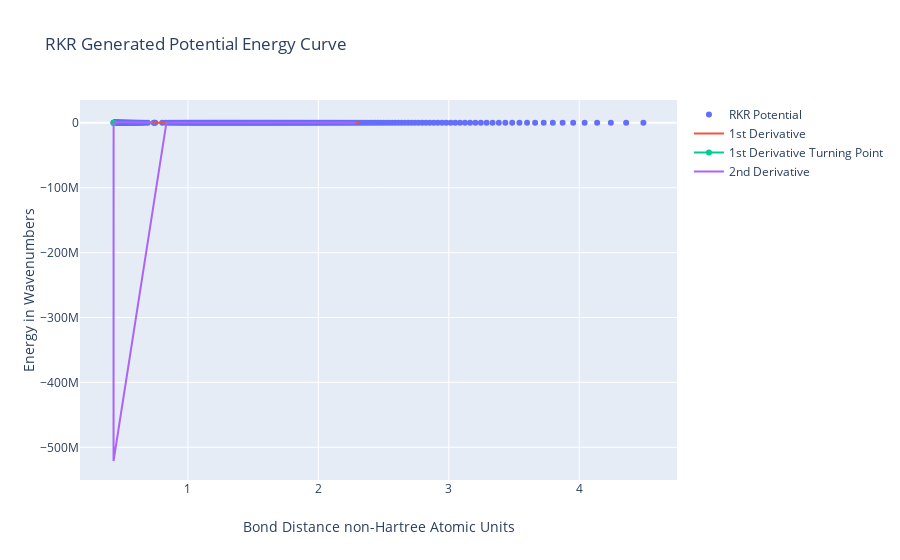

Source (notebook cell):
### Code cell
#Lists to hold data 
x = []
y = []
ddX = []
ddX2 = []
ddx = []
ddx2 = []
leftAsympCutOff = False

x.append(re)
y.append(0)

#Loop to generate all data to graph
print("Building RKR Potential")
for v in tqdm(np.arange(-.499, 17, .01)):
    
    energy = E(v, 0)
    xPoints = RKR(v)
    
    if(len(x) != 0):
        #Compute First Derivative
        ddX.append( (min(xPoints) + min(x[-2:])) / 2 )
        slope = (energy-y[-1]) / ( min(xPoints) - min(x[-2:]) )
        ddx.append( slope )
        
        if(len(ddx) > 1):
            #Compute 2nd Derivative
            ddX2.append( (ddX[-2] + ddX[-1]) / 2 )
            ddx2.append( (ddx[-1] - ddx[-2]) / (ddX[-1] - ddX[-2]) )
            
            #Determine if Cutoff should be used
            if(ddx2[-1] <= 0):
                leftAsympCutOff = True
                
    if(not leftAsympCutOff):
        x.extend( xPoints )
        y.extend( [energy] * 2 )
    else:
        x.append(max(xPoints))
        y.append(energy)
        
print("Graphing Potential")
#Prepare data for graphing
figure = {
    "data":[
        {
            "type":"scatter",
            "x":x,
            "y":y,
            "connectgaps":True,
            "mode":"markers",
            "name":"RKR Potential",
        }
    ],
    
    "layout":{
        "xaxis":{"title":"Bond Distance non-Hartree Atomic Units"},
        "yaxis":{"title":"Energy in Wavenumbers"},
        "title":{"text":"RKR Generated Potential Energy Curve"}
    }
}

figure["data"].append(
    {
        "type":"scatter",
        "x":ddX,
        "y":ddx,
        "name":"1st Derivative"
    }
)

figure["data"].append(
    {
        "type":"scatter",
        "x":[ddX[ddx.index(min(ddx))]] * 2,
        "y":[0, pow(10, 4) * 2],
        "name":"1st Derivative Turning Point"
    }
)

figure["data"].append(
    {
        "type":"scatter",
        "x":ddX2,
        "y":ddx2,
        "name":"2nd Derivative"
    }
)

iplot(figure)

### Figure 1 — Plotly figure (JSON) as saved in the notebook; plotly's stock layout.template omitted (floating-point values rounded to 4 significant figures; data arrays with more than 128 entries replaced by an {"elided": "..."} marker saying what was removed)
{"data": [{"connectgaps": true, "mode": "markers", "name": "RKR Potential", "type": "scatter", "x": {"elided": "283 float values"}, "y": {"elided": "283 float values"}}, {"name": "1st Derivative", "type": "scatter", "x": {"elided": "175 float values"}, "y": {"elided": "175 float values"}}, {"name": "1st Derivative Turning Point", "type": "scatter", "x": [0.4306, 0.4306], "y": [0, 20000]}, {"name": "2nd Derivative", "type": "scatter", "x": {"elided": "174 float values"}, "y": {"elided": "174 float values"}}], "layout": {"title": {"text": "RKR Generated Potential Energy Curve"}, "xaxis": {"title": {"text": "Bond Distance non-Hartree Atomic Units"}}, "yaxis": {"title": {"text": "Energy in Wavenumbers"}}}}
